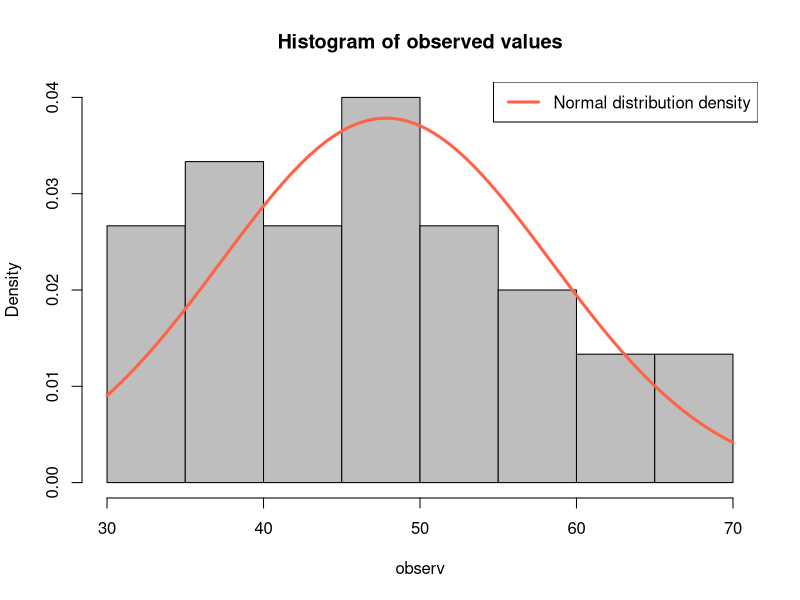

This chart was generated by the following R code:
## Pastabos. Užduotis atlikite naudodami:
## a) formules, panaudokite alternatyvius hipotezių tikrinimo metodus
##    (statistikos realizacija; p reikšmė; pasikliovimo intervalai);
## b) standartines R funkcijas.
##
## 1. Užduotis
##
## Lentelėje pateikti duomenys apie tam tikros medžiagos kiekį 30
## mėginių:

observ <- c(
    49, 51, 46, 52, 60, 62, 68, 50,
    34, 36, 40, 50, 32, 59, 69, 34,
    48, 44, 40, 42, 42, 45, 53, 40,
    48, 30, 54, 58, 62, 37
)

sample_sd <- sd(observ)
sample_variance <- var(observ)
sample_mean <- mean(observ)

hist(observ, freq = FALSE, col = "gray", main = "Histogram of observed values")
curve(
    dnorm(x, mean = sample_mean, sd = sample_sd),
    col = "tomato", lwd = 3,
    add = TRUE
)
legend(
    "topright",
    legend = c("Normal distribution density"),
    col = c("tomato"),
    lwd = c(3)
)

## Tikrinsime hipotezę
## H_0: populiacijos skirstinys normalusis.
##
shapiro.test(observ)
## 	Shapiro-Wilk normality test
##
## data:  observ
## W = 0.97401, p-value = 0.6536
##
## => Nėra pagrindo atmesti nulinės hipotezės.


## Atlikite užduotis:
## a) Esant 94% patikimumui, įvertinkite medžiagos kiekio standartinį
##    nuokrypį.
##
confidence <- 0.94
alpha <- 1 - confidence

n <- length(observ)

tmp0 <- (n - 1) * sample_variance
sigma_sqr_lo <-  tmp0 / qchisq(alpha / 2, df = n - 1, lower.tail = FALSE)
sigma_sqr_hi <- tmp0 / qchisq(1 - alpha / 2, df = n - 1, lower.tail = FALSE)

data.frame(
    name = c("sigma", "sigma^2"),
    lo = c(sqrt(sigma_sqr_lo), sigma_sqr_lo),
    mid = c(sample_sd, sample_variance),
    hi = c(sqrt(sigma_sqr_hi), sigma_sqr_hi)
)
##      name        lo       mid        hi
## 1   sigma  8.470066  10.54083  13.99399
## 2 sigma^2 71.742013 111.10920 195.83164


## b) Raskite vidurkio pasikliovimo intervalą.
shift <- qt(alpha / 2, df = n - 1, lower.tail = FALSE) * sqrt(sample_variance) / sqrt(n)
mu_lo <- sample_mean - shift
mu_hi <- sample_mean + shift

data.frame(
    name = "mu",
    lo = mu_lo,
    mid = sample_mean,
    hi = mu_hi
)
##   name       lo      mid       hi
## 1   mu 44.06655 47.83333 51.60011

## Galime naudoti t.test() norint rasti pasikliovimo intervalus:
t.test(observ, alternative = 'two.sided', mu = 0, conf.level = confidence)
## 	One Sample t-test

## data:  observ
## t = 24.855, df = 29, p-value < 2.2e-16
## alternative hypothesis: true mean is not equal to 0
## 94 percent confidence interval:
##  44.06655 51.60011
## sample estimates:
## mean of x
##  47.83333

## c) Patikrinkite prielaidą, kad vidutinis medžiagos kiekis didesnis
##    už 50.
##
## H_0: mu <= mu_0,
## H_1: mu > mu_0.
##
mu_0 <- 50
(t_statistic <- sqrt(n) * (sample_mean - mu_0) / sample_sd)
## > [1] -1.125843

## H_0 atmesime, jei statistika t daugiau už kritinę reikšmę t_lo:
(t_lo <- qt(alpha, df = n - 1, lower.tail = FALSE))
## > [1] 1.601972

(t_statistic > t_lo)
## > [1] FALSE

## => Nėra pagrindo atmesti H_0. Vadinasi, statistiškai, medžiagos
## kiekis mažesnis už 50.

## Tikrinsime naudojantis t.test():
t.test(observ, alternative = "greater", mu = mu_0, conf.level = confidence)
##
## 	One Sample t-test
##
## data:  observ
## t = -1.1258, df = 29, p-value = 0.8653
## alternative hypothesis: true mean is greater than 50
## 94 percent confidence interval:
##  44.75036      Inf
## sample estimates:
## mean of x
##  47.83333

## Remiantis p reikšme, nėra pagrindo atmesti H_0.
